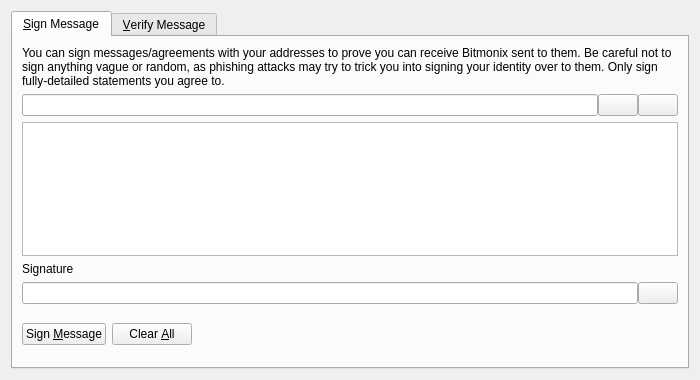
<?xml version="1.0" encoding="UTF-8"?>
<ui version="4.0">
 <class>SignVerifyMessageDialog</class>
 <widget class="QDialog" name="SignVerifyMessageDialog">
  <property name="geometry">
   <rect>
    <x>0</x>
    <y>0</y>
    <width>700</width>
    <height>380</height>
   </rect>
  </property>
  <property name="windowTitle">
   <string>Signatures - Sign / Verify a Message</string>
  </property>
  <property name="modal">
   <bool>true</bool>
  </property>
  <layout class="QVBoxLayout" name="verticalLayout">
   <item>
    <widget class="QTabWidget" name="tabWidget">
     <property name="currentIndex">
      <number>0</number>
     </property>
     <widget class="QWidget" name="tabSignMessage">
      <attribute name="title">
       <string>&amp;Sign Message</string>
      </attribute>
      <layout class="QVBoxLayout" name="verticalLayout_SM">
       <item>
        <widget class="QLabel" name="infoLabel_SM">
         <property name="text">
          <string>You can sign messages/agreements with your addresses to prove you can receive Bitmonix sent to them. Be careful not to sign anything vague or random, as phishing attacks may try to trick you into signing your identity over to them. Only sign fully-detailed statements you agree to.</string>
         </property>
         <property name="textFormat">
          <enum>Qt::PlainText</enum>
         </property>
         <property name="wordWrap">
          <bool>true</bool>
         </property>
        </widget>
       </item>
       <item>
        <layout class="QHBoxLayout" name="horizontalLayout_1_SM">
         <property name="spacing">
          <number>0</number>
         </property>
         <item>
          <widget class="QValidatedLineEdit" name="addressIn_SM">
           <property name="toolTip">
            <string>The Bitmonix address to sign the message with</string>
           </property>
          </widget>
         </item>
         <item>
          <widget class="QPushButton" name="addressBookButton_SM">
           <property name="toolTip">
            <string>Choose previously used address</string>
           </property>
           <property name="text">
            <string/>
           </property>
           <property name="shortcut">
            <string>Alt+A</string>
           </property>
           <property name="autoDefault">
            <bool>false</bool>
           </property>
          </widget>
         </item>
         <item>
          <widget class="QPushButton" name="pasteButton_SM">
           <property name="toolTip">
            <string>Paste address from clipboard</string>
           </property>
           <property name="text">
            <string/>
           </property>
           <property name="shortcut">
            <string>Alt+P</string>
           </property>
           <property name="autoDefault">
            <bool>false</bool>
           </property>
          </widget>
         </item>
        </layout>
       </item>
       <item>
        <widget class="QPlainTextEdit" name="messageIn_SM">
         <property name="toolTip">
          <string>Enter the message you want to sign here</string>
         </property>
        </widget>
       </item>
       <item>
        <widget class="QLabel" name="signatureLabel_SM">
         <property name="text">
          <string>Signature</string>
         </property>
         <property name="textFormat">
          <enum>Qt::PlainText</enum>
         </property>
        </widget>
       </item>
       <item>
        <layout class="QHBoxLayout" name="horizontalLayout_2_SM">
         <property name="spacing">
          <number>0</number>
         </property>
         <item>
          <widget class="QLineEdit" name="signatureOut_SM">
           <property name="font">
            <font>
             <italic>true</italic>
            </font>
           </property>
           <property name="readOnly">
            <bool>true</bool>
           </property>
          </widget>
         </item>
         <item>
          <widget class="QPushButton" name="copySignatureButton_SM">
           <property name="toolTip">
            <string>Copy the current signature to the system clipboard</string>
           </property>
           <property name="text">
            <string/>
           </property>
           <property name="autoDefault">
            <bool>false</bool>
           </property>
          </widget>
         </item>
        </layout>
       </item>
       <item>
        <layout class="QHBoxLayout" name="horizontalLayout_3_SM">
         <item>
          <widget class="QPushButton" name="signMessageButton_SM">
           <property name="toolTip">
            <string>Sign the message to prove you own this Bitmonix address</string>
           </property>
           <property name="text">
            <string>Sign &amp;Message</string>
           </property>
           <property name="autoDefault">
            <bool>false</bool>
           </property>
          </widget>
         </item>
         <item>
          <widget class="QPushButton" name="clearButton_SM">
           <property name="toolTip">
            <string>Reset all sign message fields</string>
           </property>
           <property name="text">
            <string>Clear &amp;All</string>
           </property>
           <property name="autoDefault">
            <bool>false</bool>
           </property>
          </widget>
         </item>
         <item>
          <spacer name="horizontalSpacer_1_SM">
           <property name="orientation">
            <enum>Qt::Horizontal</enum>
           </property>
           <property name="sizeHint" stdset="0">
            <size>
             <width>40</width>
             <height>48</height>
            </size>
           </property>
          </spacer>
         </item>
         <item>
          <widget class="QLabel" name="statusLabel_SM">
           <property name="font">
            <font>
             <weight>75</weight>
             <bold>true</bold>
            </font>
           </property>
           <property name="text">
            <string/>
           </property>
           <property name="wordWrap">
            <bool>true</bool>
           </property>
          </widget>
         </item>
         <item>
          <spacer name="horizontalSpacer_2_SM">
           <property name="orientation">
            <enum>Qt::Horizontal</enum>
           </property>
           <property name="sizeHint" stdset="0">
            <size>
             <width>40</width>
             <height>48</height>
            </size>
           </property>
          </spacer>
         </item>
        </layout>
       </item>
      </layout>
     </widget>
     <widget class="QWidget" name="tabVerifyMessage">
      <attribute name="title">
       <string>&amp;Verify Message</string>
      </attribute>
      <layout class="QVBoxLayout" name="verticalLayout_VM">
       <item>
        <widget class="QLabel" name="infoLabel_VM">
         <property name="text">
          <string>Enter the receiver's address, message (ensure you copy line breaks, spaces, tabs, etc. exactly) and signature below to verify the message. Be careful not to read more into the signature than what is in the signed message itself, to avoid being tricked by a man-in-the-middle attack. Note that this only proves the signing party receives with the address, it cannot prove sendership of any transaction!</string>
         </property>
         <property name="textFormat">
          <enum>Qt::PlainText</enum>
         </property>
         <property name="alignment">
          <set>Qt::AlignLeading|Qt::AlignLeft|Qt::AlignTop</set>
         </property>
         <property name="wordWrap">
          <bool>true</bool>
         </property>
        </widget>
       </item>
       <item>
        <layout class="QHBoxLayout" name="horizontalLayout_1_VM">
         <property name="spacing">
          <number>0</number>
         </property>
         <item>
          <widget class="QValidatedLineEdit" name="addressIn_VM">
           <property name="toolTip">
            <string>The Bitmonix address the message was signed with</string>
           </property>
          </widget>
         </item>
         <item>
          <widget class="QPushButton" name="addressBookButton_VM">
           <property name="toolTip">
            <string>Choose previously used address</string>
           </property>
           <property name="text">
            <string/>
           </property>
           <property name="shortcut">
            <string>Alt+A</string>
           </property>
           <property name="autoDefault">
            <bool>false</bool>
           </property>
          </widget>
         </item>
        </layout>
       </item>
       <item>
        <widget class="QPlainTextEdit" name="messageIn_VM"/>
       </item>
       <item>
        <widget class="QValidatedLineEdit" name="signatureIn_VM"/>
       </item>
       <item>
        <layout class="QHBoxLayout" name="horizontalLayout_2_VM">
         <item>
          <widget class="QPushButton" name="verifyMessageButton_VM">
           <property name="toolTip">
            <string>Verify the message to ensure it was signed with the specified Bitmonix address</string>
           </property>
           <property name="text">
            <string>Verify &amp;Message</string>
           </property>
           <property name="autoDefault">
            <bool>false</bool>
           </property>
          </widget>
         </item>
         <item>
          <widget class="QPushButton" name="clearButton_VM">
           <property name="toolTip">
            <string>Reset all verify message fields</string>
           </property>
           <property name="text">
            <string>Clear &amp;All</string>
           </property>
           <property name="autoDefault">
            <bool>false</bool>
           </property>
          </widget>
         </item>
         <item>
          <spacer name="horizontalSpacer_1_VM">
           <property name="orientation">
            <enum>Qt::Horizontal</enum>
           </property>
           <property name="sizeHint" stdset="0">
            <size>
             <width>40</width>
             <height>48</height>
            </size>
           </property>
          </spacer>
         </item>
         <item>
          <widget class="QLabel" name="statusLabel_VM">
           <property name="font">
            <font>
             <weight>75</weight>
             <bold>true</bold>
            </font>
           </property>
           <property name="text">
            <string/>
           </property>
           <property name="wordWrap">
            <bool>true</bool>
           </property>
          </widget>
         </item>
         <item>
          <spacer name="horizontalSpacer_2_VM">
           <property name="orientation">
            <enum>Qt::Horizontal</enum>
           </property>
           <property name="sizeHint" stdset="0">
            <size>
             <width>40</width>
             <height>48</height>
            </size>
           </property>
          </spacer>
         </item>
        </layout>
       </item>
      </layout>
     </widget>
    </widget>
   </item>
  </layout>
 </widget>
 <customwidgets>
  <customwidget>
   <class>QValidatedLineEdit</class>
   <extends>QLineEdit</extends>
   <header>qvalidatedlineedit.h</header>
  </customwidget>
 </customwidgets>
 <resources>
  <include location="../bitmonix.qrc"/>
 </resources>
 <connections/>
</ui>
